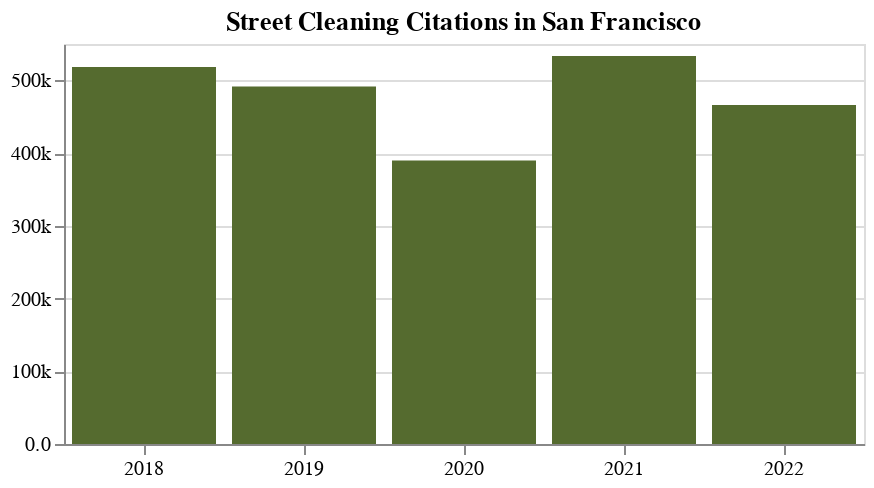

Write notebook code for a chart like this one.
### Code cell
# Visualize the table
alt.Chart(
    st_cleaning_year_count,
    width=400,
    height=200
).mark_bar(color='darkolivegreen').encode(
    x=alt.X('Issued Year:O', axis=alt.Axis(labelAngle=0), title=''),
    y=alt.Y('Citation Number', axis=alt.Axis(format='.2s'), title='')
).properties(
    title='Street Cleaning Citations in San Francisco'
)

### Figure 1 — Vega-Lite specification as saved in the notebook (floating-point values rounded to 4 significant figures)
{"$schema": "https://vega.github.io/schema/vega-lite/v4.17.0.json", "config": {"view": {"continuousHeight": 300, "continuousWidth": 400}}, "data": {"name": "data-a7d679a346fa65fff1f61728eda24c3c"}, "datasets": {"data-a7d679a346fa65fff1f61728eda24c3c": [{"Citation Number": 518216, "Issued Year": 2018}, {"Citation Number": 491536, "Issued Year": 2019}, {"Citation Number": 389704, "Issued Year": 2020}, {"Citation Number": 533515, "Issued Year": 2021}, {"Citation Number": 466138, "Issued Year": 2022}]}, "encoding": {"x": {"axis": {"labelAngle": 0}, "field": "Issued Year", "title": "", "type": "ordinal"}, "y": {"axis": {"format": ".2s"}, "field": "Citation Number", "title": "", "type": "quantitative"}}, "height": 200, "mark": {"color": "darkolivegreen", "type": "bar"}, "title": "Street Cleaning Citations in San Francisco", "width": 400}
